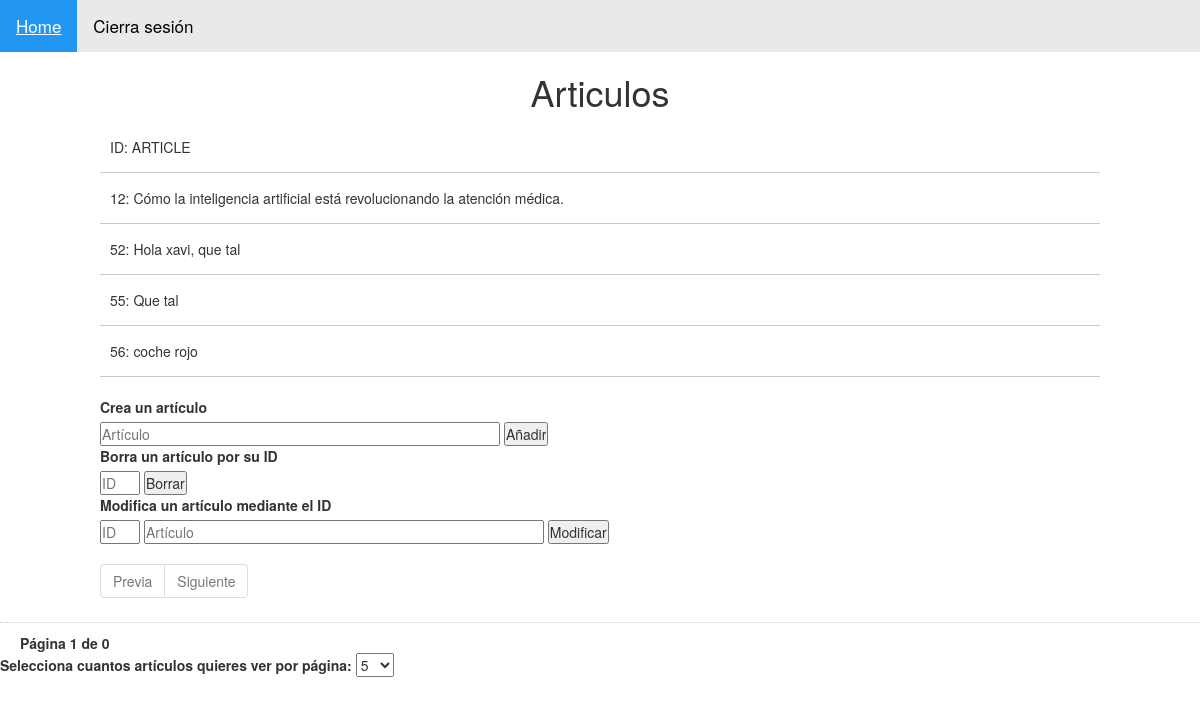
Screenshot of /Controladors/webLogada.php (signed in) with the database file from the repository.
### tables this page shows
CREATE TABLE `articles` (
  `id` int(11) NOT NULL,
  `article` text NOT NULL,
  `id_usuaris` int(10) UNSIGNED NOT NULL
);

### Controladors/webLogada.php (called while the page is built, shortened)
<?php
require_once "../mainFunctions.php";
if (isset($_GET['seleccionArticulos'])) {
  $articulosPorPagina = $_GET['seleccionArticulos'];
  setcookie('articulosPorPagina', $articulosPorPagina);
} elseif (isset($_COOKIE['articulosPorPagina'])) {
  $articulosPorPagina = $_COOKIE['articulosPorPagina'];
} else {
  $articulosPorPagina = 5;
}
try {
    $conn = new PDO("mysql:host=" . DB_SERVER . ";dbname=" . DB_NAME, DB_USERNAME, DB_PASSWORD);
    $numPagines = obtenirTotalPagines($conn, $articulosPorPagina);
} catch(PDOException $e) {
    echo "Error: " . $e->getMessage();
  }
function obtenirTotalPagines($conn, $articulosPorPagina){
  $stmt = $conn->prepare("SELECT COUNT(*) FROM articles WHERE id_usuaris = ?");
  $stmt->bindParam(1, $_SESSION['idUser']);
  $stmt->execute();
  $totalArticles = $stmt->fetchColumn();
  $totalPagines = ceil($totalArticles / $articulosPorPagina);
  return $totalPagines;
}
include "../Vistes/webLogada.vista.php"
?>

### mainFunctions.php (the view, shortened to what this page needs)
<?php
function mostrarArticulosUsersBBDD($conn, $articulosPorPagina, $offset, $usuariLogat){
  $idUser = $_SESSION['idUser'];
  $stmt = $conn->prepare("SELECT * FROM articles WHERE id_usuaris = :idUser LIMIT :offset, :articulosPorPagina");
  $stmt->bindParam(':offset', $offset, PDO::PARAM_INT);
  $stmt->bindParam(':articulosPorPagina', $articulosPorPagina, PDO::PARAM_INT);
  $stmt->bindParam(':idUser', $idUser, PDO::PARAM_INT);
  $stmt->execute();
  echo '<ul>';
  echo '<li>' . "ID" . ': ' . "ARTICLE" . '</li>';
  while ($resultat = $stmt->fetch(PDO::FETCH_ASSOC)) {
      echo '<li>' . $resultat['id'] . ': ' . htmlspecialchars($resultat['article']) . '</li>';
  }
  echo '</ul>';
}
?>

### Estils/estils_pt03.css (style rules this page uses)
* { margin: 0; padding: 0; -webkit-box-sizing: border-box; -moz-box-sizing: border-box; box-sizing: border-box; }
body { background: #e9e9e9; color: #2e2e2e; font-family: 'Open Sans Condensed', sans-serif; }
.contenidor .articles ul { list-style: none; }
.contenidor .articles ul li { padding:15px 10px; border-bottom: 1px solid #c8c8c8; }
* { box-sizing: border-box; }

### rows the page displays
articles: id "12", article "Cómo la inteligencia artificial está revolucionando la atención médica."
articles: id "52", article "Hola xavi, que tal"
articles: id "55", article "Que tal"
articles: id "56", article "coche rojo"

### other values shown
$paginaActual "1"
$numPagines "0"
